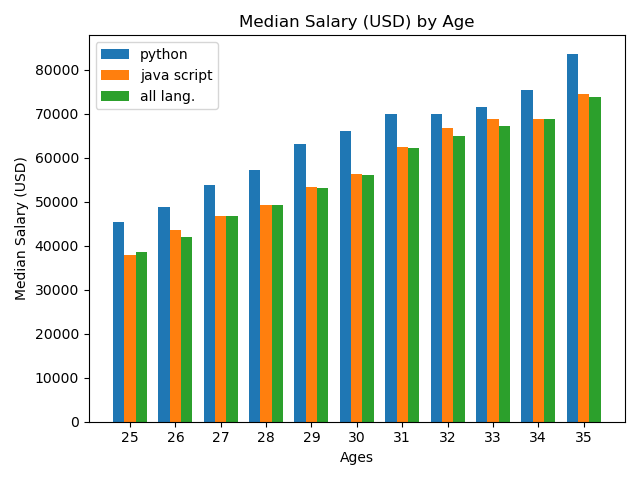

Recreate this plot in Python.
from matplotlib import pyplot as plt
import numpy as np

plt.style.use('fast')

age_x = [25, 26, 27, 28, 29, 30, 31, 32, 33, 34, 35]

width = .25
x_indexes = np.arange(len(age_x))

py_dev_y = [45372, 48876, 53850, 57287, 63016,
            65998, 70003, 70000, 71496, 75370, 83640]
plt.bar(x_indexes-.25, py_dev_y, label='python', width=width)

js_dev_y = [37810, 43515, 46823, 49293, 53437,
            56373, 62375, 66674, 68745, 68746, 74583]
plt.bar(x_indexes, js_dev_y, label='java script', width=width)

dev_y = [38496, 42000, 46752, 49320, 53200,
         56000, 62316, 64928, 67317, 68748, 73752]
plt.bar(x_indexes+width, dev_y, label='all lang.', width=width)

plt.xticks(ticks=x_indexes, labels=age_x)
plt.xlabel('Ages')
plt.ylabel('Median Salary (USD)')
plt.title('Median Salary (USD) by Age')

plt.legend()

plt.tight_layout()

plt.savefig('median_salary_bar.png')

plt.show()
